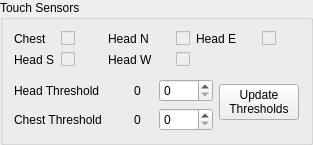
     <widget class="QGroupBox" name="groupBox_5">
      <property name="font">
       <font>
        <pointsize>9</pointsize>
       </font>
      </property>
      <property name="title">
       <string>Touch Sensors</string>
      </property>
      <layout class="QGridLayout" name="gridLayout_5">
       <item row="3" column="0" colspan="2">
        <widget class="QLabel" name="label_22">
         <property name="font">
          <font>
           <pointsize>9</pointsize>
          </font>
         </property>
         <property name="text">
          <string>Head Threshold</string>
         </property>
        </widget>
       </item>
       <item row="0" column="0">
        <widget class="QLabel" name="label_16">
         <property name="font">
          <font>
           <pointsize>9</pointsize>
          </font>
         </property>
         <property name="text">
          <string>Chest</string>
         </property>
        </widget>
       </item>
       <item row="0" column="1">
        <widget class="QCheckBox" name="touch_chest">
         <property name="enabled">
          <bool>false</bool>
         </property>
         <property name="sizePolicy">
          <sizepolicy hsizetype="Minimum" vsizetype="Fixed">
           <horstretch>0</horstretch>
           <verstretch>0</verstretch>
          </sizepolicy>
         </property>
         <property name="font">
          <font>
           <pointsize>9</pointsize>
          </font>
         </property>
         <property name="text">
          <string/>
         </property>
        </widget>
       </item>
       <item row="0" column="2" colspan="2">
        <widget class="QLabel" name="label_18">
         <property name="font">
          <font>
           <pointsize>9</pointsize>
          </font>
         </property>
         <property name="text">
          <string>Head N</string>
         </property>
        </widget>
       </item>
       <item row="0" column="5">
        <widget class="QCheckBox" name="touch_head_n">
         <property name="enabled">
          <bool>false</bool>
         </property>
         <property name="font">
          <font>
           <pointsize>9</pointsize>
          </font>
         </property>
         <property name="text">
          <string/>
         </property>
        </widget>
       </item>
       <item row="0" column="6" colspan="2">
        <widget class="QLabel" name="label_17">
         <property name="font">
          <font>
           <pointsize>9</pointsize>
          </font>
         </property>
         <property name="text">
          <string>Head E</string>
         </property>
        </widget>
       </item>
       <item row="0" column="8">
        <widget class="QCheckBox" name="touch_head_e">
         <property name="enabled">
          <bool>false</bool>
         </property>
         <property name="font">
          <font>
           <pointsize>9</pointsize>
          </font>
         </property>
         <property name="text">
          <string/>
         </property>
        </widget>
       </item>
       <item row="1" column="0">
        <widget class="QLabel" name="label_19">
         <property name="font">
          <font>
           <pointsize>9</pointsize>
          </font>
         </property>
         <property name="text">
          <string>Head S</string>
         </property>
        </widget>
       </item>
       <item row="1" column="1">
        <widget class="QCheckBox" name="touch_head_s">
         <property name="enabled">
          <bool>false</bool>
         </property>
         <property name="font">
          <font>
           <pointsize>9</pointsize>
          </font>
         </property>
         <property name="text">
          <string/>
         </property>
        </widget>
       </item>
       <item row="1" column="2" colspan="2">
        <widget class="QLabel" name="label_21">
         <property name="font">
          <font>
           <pointsize>9</pointsize>
          </font>
         </property>
         <property name="text">
          <string>Head W</string>
         </property>
        </widget>
       </item>
       <item row="1" column="5">
        <widget class="QCheckBox" name="touch_head_w">
         <property name="enabled">
          <bool>false</bool>
         </property>
         <property name="font">
          <font>
           <pointsize>9</pointsize>
          </font>
         </property>
         <property name="text">
          <string/>
         </property>
        </widget>
       </item>
       <item row="4" column="0" colspan="2">
        <widget class="QLabel" name="label">
         <property name="font">
          <font>
           <pointsize>9</pointsize>
          </font>
         </property>
         <property name="text">
          <string>Chest Threshold</string>
         </property>
        </widget>
       </item>
       <item row="4" column="3">
        <widget class="QLabel" name="touch_chest_threshold">
         <property name="font">
          <font>
           <pointsize>9</pointsize>
          </font>
         </property>
         <property name="text">
          <string>0</string>
         </property>
        </widget>
       </item>
       <item row="2" column="7" rowspan="3" colspan="2">
        <widget class="QPushButton" name="touch_update_threshold">
         <property name="font">
          <font>
           <pointsize>9</pointsize>
          </font>
         </property>
         <property name="text">
          <string>Update
Thresholds</string>
         </property>
        </widget>
       </item>
       <item row="3" column="3">
        <widget class="QLabel" name="touch_head_threshold">
         <property name="font">
          <font>
           <pointsize>9</pointsize>
          </font>
         </property>
         <property name="text">
          <string>0</string>
         </property>
        </widget>
       </item>
       <item row="4" column="4" colspan="3">
        <widget class="QSpinBox" name="touch_set_chest_threshold">
         <property name="font">
          <font>
           <pointsize>9</pointsize>
          </font>
         </property>
         <property name="maximum">
          <number>1000</number>
         </property>
        </widget>
       </item>
       <item row="3" column="4" colspan="3">
        <widget class="QSpinBox" name="touch_set_head_threshold">
         <property name="font">
          <font>
           <pointsize>9</pointsize>
          </font>
         </property>
         <property name="maximum">
          <number>1000</number>
         </property>
        </widget>
       </item>
      </layout>
     </widget>
